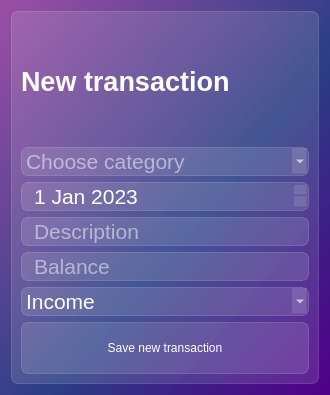
<?xml version="1.0" encoding="UTF-8"?>
<ui version="4.0">
 <class>Dialog</class>
 <widget class="QDialog" name="Dialog">
  <property name="geometry">
   <rect>
    <x>0</x>
    <y>0</y>
    <width>330</width>
    <height>395</height>
   </rect>
  </property>
  <property name="windowTitle">
   <string>Dialog</string>
  </property>
  <property name="styleSheet">
   <string notr="true">background-color: qlineargradient(spread:pad, x1:1, y1:1, x2:0, y2:0, stop:0 rgba(81, 0, 135, 255), stop:0.427447 rgba(41, 61, 132, 235), stop:1 rgba(155, 79, 165, 255));</string>
  </property>
  <layout class="QVBoxLayout" name="verticalLayout_2">
   <item>
    <widget class="QFrame" name="frame">
     <property name="styleSheet">
      <string notr="true">background-color: rgba(255, 255, 255, 30);
border: 1px solid rgba(255, 255, 255, 40);
border-radius: 7px;</string>
     </property>
     <property name="frameShape">
      <enum>QFrame::StyledPanel</enum>
     </property>
     <property name="frameShadow">
      <enum>QFrame::Raised</enum>
     </property>
     <layout class="QVBoxLayout" name="verticalLayout">
      <item>
       <widget class="QLabel" name="lbl_new_transaction">
        <property name="styleSheet">
         <string notr="true">color: white;
font-weight: bold;
font-size: 20pt;
background-color: none;
border: none;</string>
        </property>
        <property name="text">
         <string>New transaction</string>
        </property>
       </widget>
      </item>
      <item>
       <widget class="QComboBox" name="comboBox">
        <property name="styleSheet">
         <string notr="true">QComboBox { 
font-size: 16pt;
color: white;
}

QComboBox:item { 
color: black;
} </string>
        </property>
        <property name="currentIndex">
         <number>-1</number>
        </property>
        <property name="placeholderText">
         <string>Choose category</string>
        </property>
        <item>
         <property name="text">
          <string>Groceries</string>
         </property>
        </item>
        <item>
         <property name="text">
          <string>Entertainment</string>
         </property>
        </item>
        <item>
         <property name="text">
          <string>Auto</string>
         </property>
        </item>
        <item>
         <property name="text">
          <string>Other</string>
         </property>
        </item>
        <item>
         <property name="text">
          <string>Work</string>
         </property>
        </item>
       </widget>
      </item>
      <item>
       <widget class="QDateEdit" name="data">
        <property name="styleSheet">
         <string notr="true">font-size: 16pt;
color: white;
padding-left: 10px;</string>
        </property>
        <property name="buttonSymbols">
         <enum>QAbstractSpinBox::UpDownArrows</enum>
        </property>
        <property name="date">
         <date>
          <year>2023</year>
          <month>1</month>
          <day>1</day>
         </date>
        </property>
       </widget>
      </item>
      <item>
       <widget class="QLineEdit" name="le_description">
        <property name="styleSheet">
         <string notr="true">font-size: 16pt;
color: white;
padding-left: 10px;</string>
        </property>
        <property name="placeholderText">
         <string>Description</string>
        </property>
       </widget>
      </item>
      <item>
       <widget class="QLineEdit" name="le_balance">
        <property name="styleSheet">
         <string notr="true">font-size: 16pt;
color: white;
padding-left: 10px;</string>
        </property>
        <property name="placeholderText">
         <string>Balance</string>
        </property>
       </widget>
      </item>
      <item>
       <widget class="QComboBox" name="comboBox_2">
        <property name="styleSheet">
         <string notr="true">QComboBox { 
font-size: 16pt;
color: white;
}

QComboBox:item { 
color: black;
} </string>
        </property>
        <item>
         <property name="text">
          <string>Income</string>
         </property>
        </item>
        <item>
         <property name="text">
          <string>Outcome</string>
         </property>
        </item>
       </widget>
      </item>
      <item>
       <widget class="QPushButton" name="btn_new_transaction">
        <property name="styleSheet">
         <string notr="true">QPushButton { 
background-color:rgba(255, 255, 255, 30);
border: 1px solid rgba(255, 255, 255, 40);
border-radius: 7px;
width: 230px;
height: 50px; 
color: white;
} 
QPushButton:hover {
background-color:rgba(255, 255, 255, 40);
}
QPushButton:pressed {
background-color:rgba(255, 255, 255, 70);
}</string>
        </property>
        <property name="text">
         <string>Save new transaction</string>
        </property>
        <property name="icon">
         <iconset resource="res-new-window-rc.qrc">
          <normaloff>:/icon/icons/post_add_white_24dp.svg</normaloff>:/icon/icons/post_add_white_24dp.svg</iconset>
        </property>
        <property name="iconSize">
         <size>
          <width>24</width>
          <height>24</height>
         </size>
        </property>
       </widget>
      </item>
     </layout>
    </widget>
   </item>
  </layout>
 </widget>
 <resources>
  <include location="res-new-window-rc.qrc"/>
 </resources>
 <connections/>
</ui>
